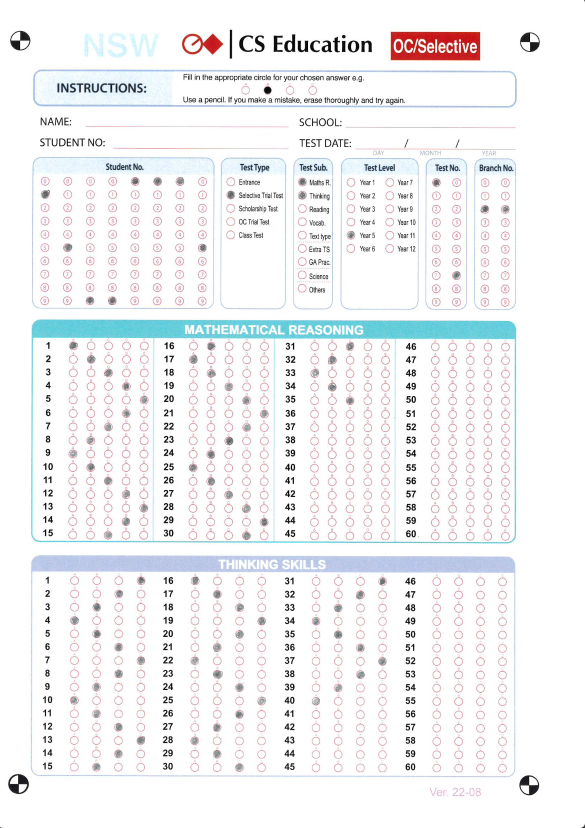
#> input picture images/Math-Thinking-NSW.jpeg, 1170 x 1656 px, found by its file name (shown at 1/2 size)
$ python pr_14_debug.py
#> lines starting #> are read from the running program, lines starting #| are printed output that depends on the picture
import cv2
import numpy as np
from block_info_module import block_info

def visualize_student_no_block(image_path, block_info):
    image = cv2.imread(image_path, cv2.IMREAD_GRAYSCALE)
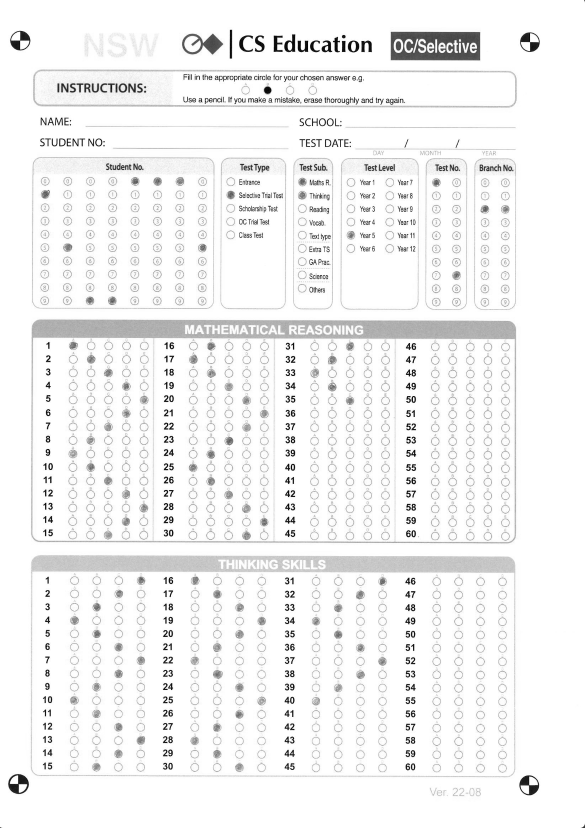
#> image: shape (1656, 1170) (shown at 1/2 size); min 0, max 255, mean 242.7
    x, y, w, h = block_info['x'], block_info['y'], block_info['width'], block_info['height']
    block_image = image[y:y+h, x:x+w]
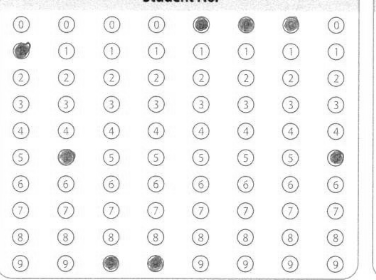
#> block_image: shape (280, 376); min 12, max 255, mean 244.4
    cv2.imshow('Student No Block', block_image)
    cv2.waitKey(0)
    cv2.destroyAllWindows()

# Visualizing 'Student No' block
block_to_visualize = [block for block in block_info if block['name'] == 'Student No'][0]
visualize_student_no_block("/Users/henry/Downloads/Math-Thinking-NSW.jpeg", block_to_visualize)
